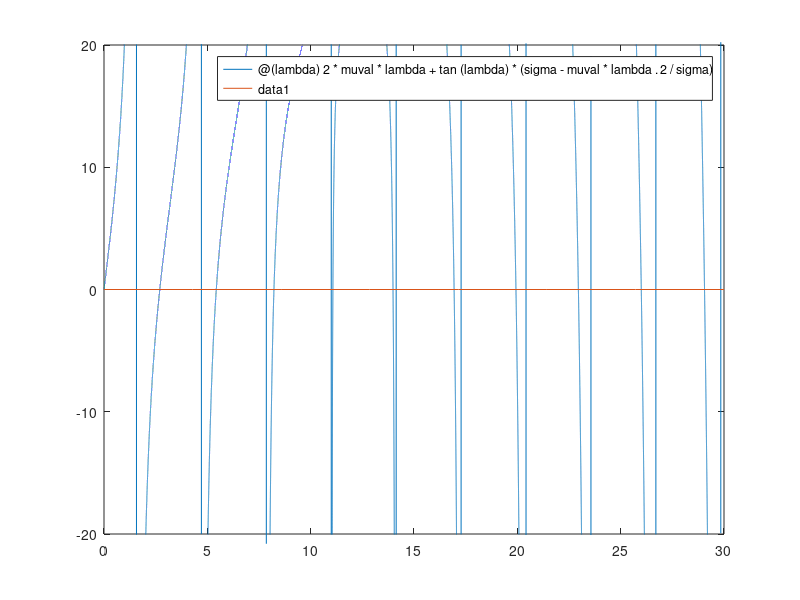

This chart was generated by the following MATLAB code:
addpath ../
global mu coeffrobin
mu=@(x,y) 1;
coeffrobin = 12;
muval=mu(0,0);
sigma = coeffrobin;
fplot(@(lambda) 2*muval*lambda + tan(lambda)*(sigma - muval*lambda.^2/sigma),[0,30]);
hold on
fplot(@(x) 0,[0,30])
ylim([-20,20])
